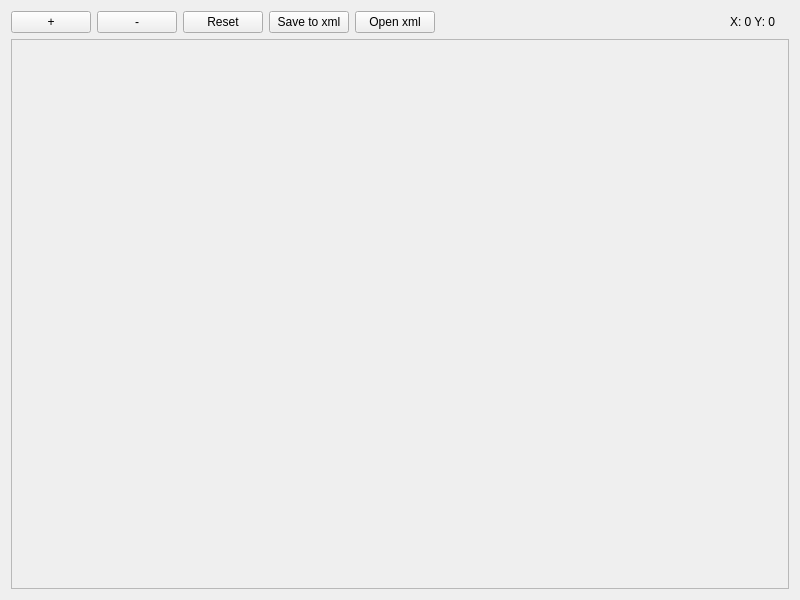
<?xml version="1.0" encoding="UTF-8"?>
<ui version="4.0">
 <class>ImageViewer</class>
 <widget class="QWidget" name="ImageViewer">
  <property name="geometry">
   <rect>
    <x>0</x>
    <y>0</y>
    <width>800</width>
    <height>600</height>
   </rect>
  </property>
  <property name="minimumSize">
   <size>
    <width>800</width>
    <height>600</height>
   </size>
  </property>
  <property name="windowTitle">
   <string>ImageViewer</string>
  </property>
  <layout class="QVBoxLayout" name="verticalLayout_2">
   <item>
    <layout class="QHBoxLayout" name="horizontalLayout">
     <item>
      <widget class="QPushButton" name="plusButton">
       <property name="text">
        <string>+</string>
       </property>
      </widget>
     </item>
     <item>
      <widget class="QPushButton" name="minusButton">
       <property name="text">
        <string>-</string>
       </property>
      </widget>
     </item>
     <item>
      <widget class="QPushButton" name="resetButton">
       <property name="text">
        <string>Reset</string>
       </property>
      </widget>
     </item>
     <item>
      <widget class="QPushButton" name="saveButton">
       <property name="text">
        <string>Save to xml</string>
       </property>
      </widget>
     </item>
     <item>
      <widget class="QPushButton" name="openButton">
       <property name="text">
        <string>Open xml</string>
       </property>
      </widget>
     </item>
     <item>
      <spacer name="horizontalSpacer">
       <property name="orientation">
        <enum>Qt::Horizontal</enum>
       </property>
       <property name="sizeHint" stdset="0">
        <size>
         <width>40</width>
         <height>20</height>
        </size>
       </property>
      </spacer>
     </item>
     <item>
      <widget class="QLabel" name="posLabel">
       <property name="text">
        <string>X: 0 Y: 0</string>
       </property>
      </widget>
     </item>
     <item>
      <widget class="QLabel" name="debugLabel">
       <property name="text">
        <string/>
       </property>
      </widget>
     </item>
    </layout>
   </item>
   <item>
    <widget class="QScrollArea" name="scrollArea">
     <property name="horizontalScrollBarPolicy">
      <enum>Qt::ScrollBarAsNeeded</enum>
     </property>
     <property name="widgetResizable">
      <bool>true</bool>
     </property>
     <widget class="QWidget" name="scrollAreaWidgetContents">
      <property name="geometry">
       <rect>
        <x>0</x>
        <y>0</y>
        <width>780</width>
        <height>544</height>
       </rect>
      </property>
      <layout class="QVBoxLayout" name="verticalLayout">
       <item>
        <spacer name="verticalSpacer_2">
         <property name="orientation">
          <enum>Qt::Vertical</enum>
         </property>
         <property name="sizeHint" stdset="0">
          <size>
           <width>20</width>
           <height>40</height>
          </size>
         </property>
        </spacer>
       </item>
       <item>
        <widget class="QLabel" name="imageView">
         <property name="text">
          <string/>
         </property>
        </widget>
       </item>
       <item>
        <spacer name="verticalSpacer">
         <property name="orientation">
          <enum>Qt::Vertical</enum>
         </property>
         <property name="sizeHint" stdset="0">
          <size>
           <width>20</width>
           <height>40</height>
          </size>
         </property>
        </spacer>
       </item>
      </layout>
     </widget>
    </widget>
   </item>
  </layout>
 </widget>
 <resources/>
 <connections/>
</ui>
